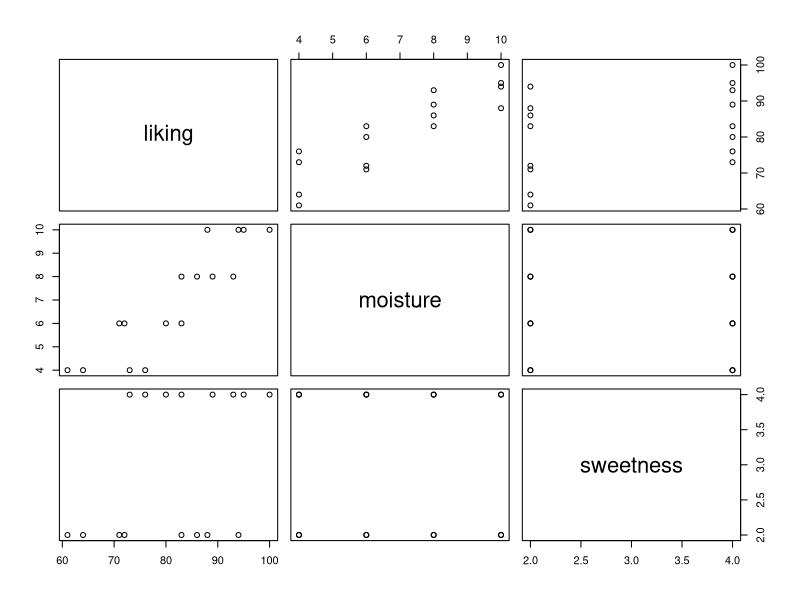

Source code (R):
brand = data.frame(liking=c(64,73,61,76,72,80,71,83,83,89,86,93,88,95,94,100), 
                   moisture=c(4,4,4,4,6,6,6,6,8,8,8,8,10,10,10,10), 
                   sweetness=c(2,4,2,4,2,4,2,4,2,4,2,4,2,4,2,4))
summary(brand)
nrow(brand)
plot(brand)
cor(brand)
# (b) Moisture has a stronger positive correlation with liking than sweetness. 
# There is no correlation between sweetness and moisture because the data are from an experiment with an orthogonal design.
fit = lm(liking ~ moisture + sweetness, brand)
fit # (c) liking = 37.650 + 4.425 * moisture + 4.375 * sweetness  
summary(fit)
# (e) Multiple R-squared:  0.9521
# (d) p-value: 2.658e-09 < .01, significant
# (e) 1.78e-09 < .05, 2.01e-05 < .05, both significant
predict(fit, data.frame(moisture=5, sweetness=4), level = .99, interval = "pred")
# [68.48077, 86.06923]
